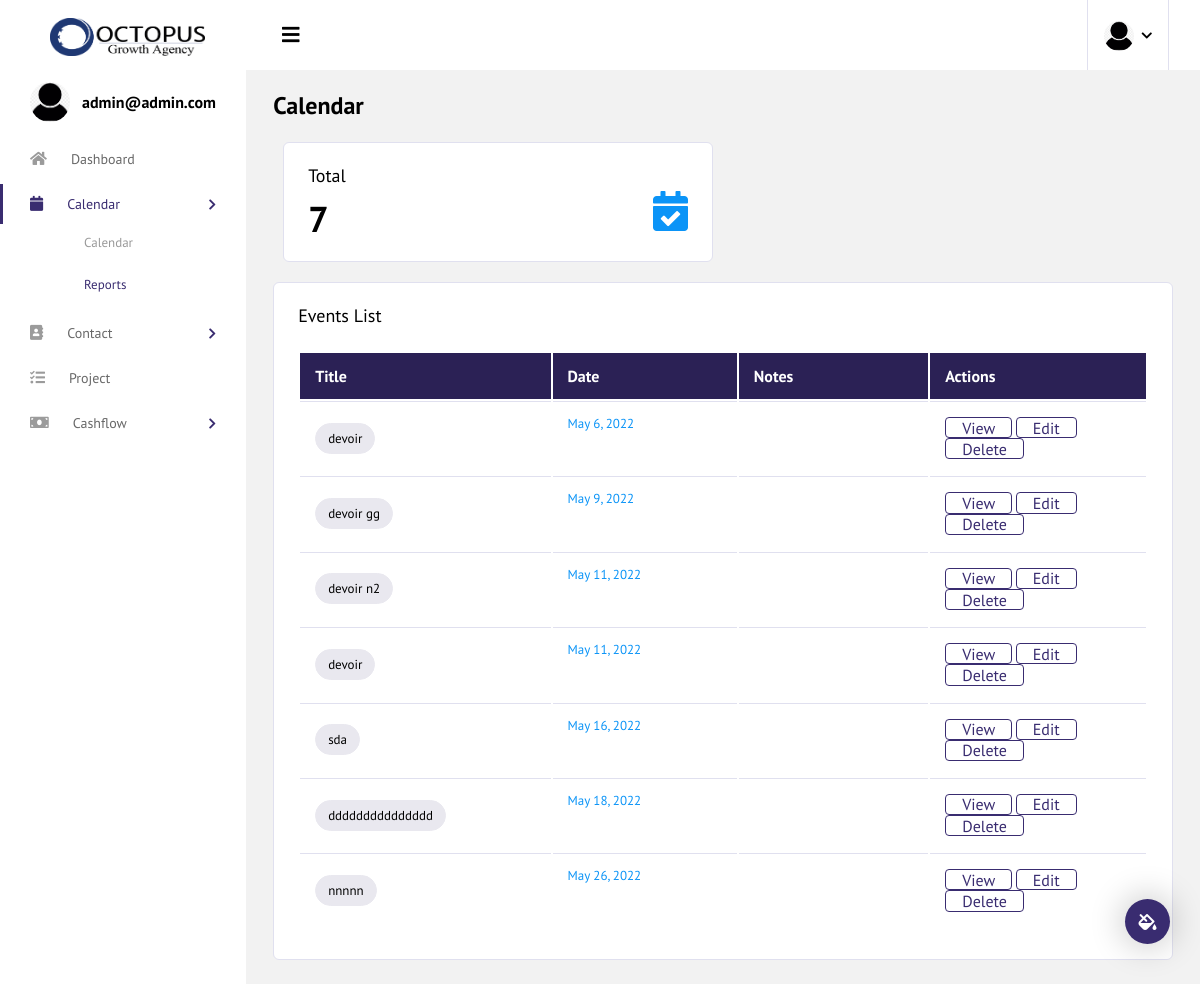
Page /meetings/event_list (signed in) on the committed database.
### accounts/models.py (models this page shows, shortened)
class User(AbstractUser):
    username        = None
    email           = models.EmailField('email address', unique=True)
    picture         = models.ImageField(upload_to='images/faces', null=True, blank=True)
    pseudo          = models.CharField( max_length=150, null=True, blank=True)
    role            = models.CharField( max_length=150, null=True, blank=True)
    notes           = tinymce_models.HTMLField( blank=True, null=True)
    is_active       = models.BooleanField(default=False)
    is_manager      = models.BooleanField(default=False)
    is_admin        = models.BooleanField(default=False)
    USERNAME_FIELD  = 'email'
    REQUIRED_FIELDS = []
    objects         = UserManager()

### meetings/models.py (models this page shows, shortened)
class Event(models.Model):
    title        = models.CharField(max_length=200)
    description  = tinymce_models.HTMLField( blank=True, null=True)
    start_date   = models.DateField()
    start_time   = models.TimeField(blank=True, null=True,)
    end_time     = models.TimeField(blank=True, null=True,)
    company      = models.ForeignKey(Company, blank=True, null=True, on_delete=models.CASCADE)
    manager      = models.ForeignKey(Employee, blank=True, null=True, on_delete=models.CASCADE)

### meetings/views.py (the view)
# urls.py: path('event_list', login_required(EventsListView.as_view()), name='event_list'),
class EventsListView(RedirectPermissionRequiredMixin,ListView):
    template_name= "event_list.html"
    model = Event
    permission_required= 'meetings.view_meet'
    def get_context_data(self, **kwargs):
        context = super(EventsListView, self).get_context_data(**kwargs)
        context["event_count"] =Event.objects.all().count()
        filters= Eventsfilter(self.request.GET, queryset=Event.objects.all().order_by('start_date'))
        context["events"] = filters.qs
        return context

### meetings/templates/event_list.html (shortened to what this page needs)
{% extends "base.html" %}
{% load static %}
{% block content %}
      <div class="content-wrapper">
          <div class="page-header">
              <h3 class="page-title">
                Calendar
              </h3>
          </div>
          <div>
            <div class="col-md-6 grid-margin">
                <div class="card">
                    <div class="card-body">
                        <h4 class="card-title mb-0">Total</h4>
                        <div class="d-flex justify-content-between align-items-center">
                            <div class="d-inline-block pt-3">
                                <div class="d-md-flex">
                                    <h2 class="mb-0">{{ event_count }} </h2>
                                </div>
                            </div>
                            <div class="d-inline-block">
                                <i class=" fas  fa-solid fa-calendar-check text-info icon-lg"></i>
                            </div>
                        </div>
                    </div>
                </div>
            </div>
        </div>
        <div class="card">
            <div class="card-body">
              <h4 class="card-title">Events List</h4>
              <div class="row">
                <div class="col-12">
                  <div class="table-responsive">
                    <div id="order-listing_wrapper" class="dataTables_wrapper container-fluid dt-bootstrap4 no-footer">
                        <div class="row">
                                <div class="row">
                                    <div class="col-sm-12">
                                        <table id="order-listing" class="table dataTable no-footer" role="grid" aria-describedby="order-listing_info">
                                            <thead style="background-color: #2b2155; color:#fff;">
                                                <tr role="row">
                                                    <th style="width:400px;">Title </th>
                                                    <th style="width:400px;">Date</th>
                                                    <th style="width:400px;">Notes</th>
                                                    <th style="width:400px;" >Actions</th>
                                                </tr>
                                            </thead>
                                            <tbody>
                                                {% for event in events %}
                                            <tr role="row" class="odd">
                                                    <td ><span class="badge badge-pill badge-light">{{event.title}}</span> </td>
                                                    <td class="d-block text-info">{{event.start_date}}</td>
                                                    <td >{{event.description|safe}}</td>
                                                    <td >
                                                    <a href="{% url 'meetings:event_view' event.pk %}">
                                                        <button class="btn btn-outline-primary">View</button></a>
                                                    <a href="{% url 'meetings:edit_event' event.pk %}">
                                                    <button class="btn btn-outline-primary">Edit</button></a>
                                                    <a href="#">
                                                        <button class="btn btn-outline-primary">Delete</button></a>
                                                    </td>
                                                </tr>
                                            {% endfor %}
                                            </tbody>
                                            </table>
                                        </div>
                                    </div>
                                </div>
                                        </div>
                                        </div>
                                        </div>
                                    </div>
                                </div>
                            </div>
  </div>
  {% endblock content %}

### templates/sidebar.html (shortened to what this page needs)
{% load static %}
    <div class="container-fluid page-body-wrapper">
          <div class="theme-setting-wrapper">
            <div id="settings-trigger"><i class="fas fa-fill-drip"></i></div>
          </div>
     <nav class="sidebar sidebar-offcanvas" id="sidebar">
        <ul class="nav">
          <li class="nav-item nav-profile">
            <div class="nav-link">
              <div class="profile-image">
              {% if user.picture %}
                  <img  src="{{user.picture.url}}" alt="image"/>
              {% else %}
                  <img  src="{% static 'images/avatar.png' %}" alt="logo"/>
              {% endif %}
              </div>
              <div class="profile-name">
                <p class="name">
                  <a href="{% url 'accounts:userdetail' %}" style="text-decoration:none; color:black;">{{ user.get_username }} </a>
                </p>
              </div>
            </div>
          </li>
          <li class="nav-item">
            <a class="nav-link" href="/" >
              <i class="fa fa-home menu-icon"></i>
              <span class="menu-title">Dashboard</span>
            </a>
          </li>
          <li class="nav-item">
            <a class="nav-link" data-toggle="collapse" href="#editors" aria-expanded="false" aria-controls="editors">
              <i class="fas fa-solid fa-calendar menu-icon"></i>
              <span class="menu-title" >Calendar</span>
              <i class="menu-arrow"></i>
            </a>
            <div class="collapse" id="editors">
              <ul class="nav flex-column sub-menu">
                <li class="nav-item"><a class="nav-link" href="{% url 'meetings:calendar' %}" style="text-decoration : none;"> Calendar</a></li>
                <li class="nav-item"><a class="nav-link" href="{% url 'meetings:event_list' %}"   style="text-decoration : none;"> Reports </a></li>
              </ul>
            </div>
          </li>
          <li class="nav-item">
            <a class="nav-link" data-toggle="collapse" href="#charts" aria-expanded="false" aria-controls="charts">
              <i class="fas fa-solid fa-address-book menu-icon"></i>
              <span class="menu-title">Contact</span>
              <i class="menu-arrow"></i>
            </a>
          </li>
          <li class="nav-item">
            <a class="nav-link" href="{% url 'project:projectlist' %}"  >
              <i class="fa fa fa-tasks menu-icon"></i>
              <span class="menu-title">Project</span>
            </a>
          </li>
          <li class="nav-item">
            <a class="nav-link" data-toggle="collapse" href="#tables" aria-expanded="false" aria-controls="tables">
              <i class="fas fa-solid fa-money-bill menu-icon"></i>
              <span class="menu-title">Cashflow</span>
              <i class="menu-arrow"></i>
            </a>
          </li>
        </ul>
      </nav>

### rows in the picture
User: get_username "admin@admin.com"
Event: title "devoir", start_date "May 6, 2022"
Event: title "devoir gg", start_date "May 9, 2022"
Event: title "devoir n2", start_date "May 11, 2022"
Event: title "devoir", start_date "May 11, 2022"
Event: title "sda", start_date "May 16, 2022"
Event: title "ddddddddddddddd", start_date "May 18, 2022"
Event: title "nnnnn", start_date "May 26, 2022"

### other values in the picture
{{ event_count }} "7"
